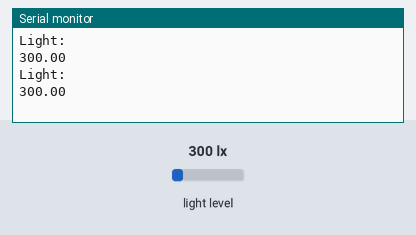
Bench run of a program on a simulated ESP8266 (NodeMCU). On the bench: the last lines printed to the serial monitor. The test bench sets the inputs (shaded band); at power-on: light level 300 lx.

Above: at 4.8 s.
4.9 s: light level set to 40 lx
At 7.0 s:
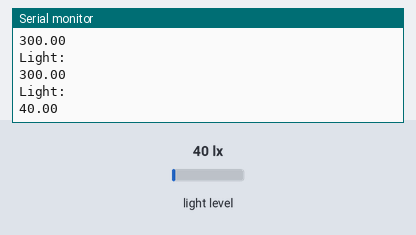
7.9 s: light level set to 500 lx
At 8.6 s:
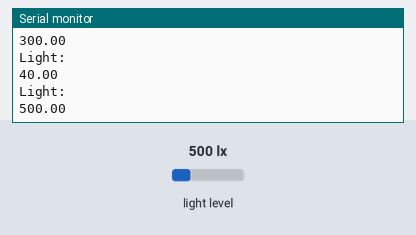
Timing chart, 0 to 10.9 s (numbered marks = the images above; inputs shaded):
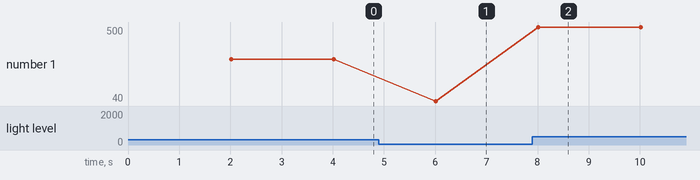

Measured:
- after the input at 4.9 s, the serial monitor: prints a new line after 1.1 s (image 1)
- after the input at 7.9 s, the serial monitor: prints a new line after 0.12 s (image 2)
- plotted number 1: 300 → 40 after the input at 4.9 s, 40 → 500 after the input at 7.9 s

The program:

main.cpp
```cpp
// (licence header left out)
#include <Arduino.h>
#include "greenWall.hpp"

TSL2561 lightSensor;

unsigned long previousMillis = 0;
const long interval = 2000;

void setup() {
    Serial.begin(115200);
    otaSetup();
    lightSensor.setup();
}

void loop() {

    otaLoop();

    unsigned long currentMillis = millis();
    if (currentMillis - previousMillis >= interval) {
        previousMillis = currentMillis;
        Serial.println("Light:");
        Serial.println(lightSensor.getMeasurement());
    }

}
```

TSL2561.hpp
```cpp
// (licence header left out)
// Note: This sensor uses I2C


// This driver uses the Adafruit unified sensor library (Adafruit_Sensor),
// which provides a common 'type' for sensor data and some helper functions.
//
// To use this driver you will also need to download the Adafruit_Sensor
// library and include it in your libraries folder.
//
// You should also assign a unique ID to this sensor for use with
// the Adafruit Sensor API so that you can identify this particular
// sensor in any data logs, etc.  To assign a unique ID, simply
// provide an appropriate value in the constructor below (12345
// is used by default in this example).
//
// Connections
// ===========
// Connect SCL to I2C SCL Clock
// Connect SDA to I2C SDA Data
// Connect VCC/VDD to 3.3V or 5V (depends on sensor's logic level, check the datasheet)
// Connect GROUND to common ground
//
// I2C Address
// ===========
// The address will be different depending on whether you leave
// the ADDR pin floating (addr 0x39), or tie it to ground or vcc.
// The default addess is 0x39, which assumes the ADDR pin is floating
// (not connected to anything).  If you set the ADDR pin high
// or low, use TSL2561_ADDR_HIGH (0x49) or TSL2561_ADDR_LOW
// (0x29) respectively.
//
// History
// =======
// 2013/JAN/31  - First version (KTOWN)

#include "baseSensor.hpp"

class TSL2561 : virtual Sensor{
  public:
    Adafruit_TSL2561_Unified tsl = Adafruit_TSL2561_Unified(TSL2561_ADDR_FLOAT, 12345);
    sensor_t sensor;

    TSL2561();

    void setup();
    float getMeasurement();

    //     /* If event.light = 0 lux the sensor is probably saturated
    //        and no reliable data could be generated! */
};
```

baseSensor.hpp
```cpp
// (licence header left out)
#include <WString.h>

#ifndef BASE_SENSOR_HPP
#define BASE_SENSOR_HPP

class Sensor{
  protected:
    unsigned int address;
    int gain; //set to 1 in the constructor

  public:
    String name;
    int id;
    int version;
    float maximumValue;
    float minimumValue;
    float resolution;
    int delay;
    String unit;

    Sensor(String initName, int initId, int initVersion, float initMaximumValue, float initMinimumValue, float initResolution, int initDelay, String initUnit) :
            name(initName),
            version(initId),
            id(initVersion),
            maximumValue(initMaximumValue),
            minimumValue(initMinimumValue),
            resolution(initResolution),
            delay(initDelay),
            unit(initUnit){};
    ~Sensor() {};

    //virtual float getMeasurement(int option=0) const = 0;
    //virtual void getEvent(int value) const = 0;
    //virtual void setGain(int gain) = 0;

};

#endif
```

greenWall.hpp
```cpp
// (licence header left out)
#ifndef GREEN_WALL_HPP
#define GREEN_WALL_HPP

#include "ota.hpp"

// TSL2561 light sensor
#include <Wire.h>
#include <Adafruit_Sensor.h>
#include <Adafruit_TSL2561_U.h>

#include "baseSensor.hpp"
#include "TSL2561.hpp"

#endif
```

ota.hpp
```cpp
// (licence header left out)
#ifndef OTA_HPP
#define OTA_HPP

void _setupWifi();
void otaSetup();
void otaLoop();

#endif
```

TSL2561.cpp
```cpp
// (licence header left out)
#include <Wire.h>
#include <Adafruit_Sensor.h>
#include <Adafruit_TSL2561_U.h>

#include "baseSensor.hpp"
#include "TSL2561.hpp"

TSL2561 :: TSL2561() : Sensor("light_sensor", sensor.version, 1, sensor.max_value, sensor.min_value, sensor.resolution, sensor.min_delay, "lux"){

};

void TSL2561 :: setup() {

    /* You can also manually set the gain or enable auto-gain support */
    // tsl.setGain(TSL2561_GAIN_1X);      /* No gain ... use in bright light to avoid sensor saturation */
    // tsl.setGain(TSL2561_GAIN_16X);     /* 16x gain ... use in low light to boost sensitivity */
    tsl.enableAutoRange(true);            /* Auto-gain ... switches automatically between 1x and 16x */

    /* Changing the integration time gives you better sensor resolution (402ms = 16-bit data) */
    tsl.setIntegrationTime(TSL2561_INTEGRATIONTIME_13MS);      /* fast but low resolution */
    // tsl.setIntegrationTime(TSL2561_INTEGRATIONTIME_101MS);  /* medium resolution and speed   */
    // tsl.setIntegrationTime(TSL2561_INTEGRATIONTIME_402MS);  /* 16-bit data but slowest conversions */

    tsl.begin();
};

float TSL2561 :: getMeasurement() {
    sensors_event_t event;
    //tsl.setGain(TSL2561_GAIN_1X);
    tsl.getEvent(&event);
    return event.light;
};
```

ota.cpp
```cpp
// (licence header left out)
#ifndef OTA_HPP
#define OTA_HPP

#include <ESP8266WiFi.h>
#include <ESP8266mDNS.h>
#include <ESP8266HTTPClient.h>
#include <WiFiUdp.h>
#include <ArduinoOTA.h>

// Update these with values suitable for your network.

// cnk vars begin:
unsigned long currentTime;
const char* ssid = "2.4g";
const char* password = "dauyndauyn";
// cnk vars end;

// blink vars begin:
const int ESP_BUILTIN_LED = 2; // 2- blue, 0 - red
unsigned long thisLoop = millis();
unsigned long interval = 2000;
bool ledState = HIGH;
bool blinking = true;
// blink vars end;

// http request vars begin:
String masterHostName = "vaponicWall";
// http request vars end;

void _setupWifi()
{
  delay(10);
  // wifi network cnk begin:
  Serial.println();
  Serial.print("Connecting to ");
  Serial.println(ssid);
  WiFi.begin(ssid, password);
  while (WiFi.status() != WL_CONNECTED) {
    delay(200);
    Serial.print(".");
  }

  randomSeed(micros());

  Serial.println("");
  Serial.println("WiFi connected");
  Serial.println("IP address: ");
  Serial.println(WiFi.localIP());
  // wifi network cnk end;
}

void otaSetup() {
  ////////////////////////////////////////////////////////
  //////////////// WIFI - OTA SETUP BEGIN ////////////////
  ////////////////////////////////////////////////////////
  Serial.println("Booting");

  _setupWifi(); // wifi cnk procedure;

  pinMode(ESP_BUILTIN_LED, OUTPUT);

  // ota setup begin:

  // Port defaults to 8266
  // ArduinoOTA.setPort(8266);

  // Hostname defaults to esp8266-[ChipID]
  ArduinoOTA.setHostname("esp8266_blink");

  // No authentication by default
  // ArduinoOTA.setPassword((const char *)"123");


  ArduinoOTA.onStart([]() {
    Serial.println("Start");
  });
  ArduinoOTA.onEnd([]() {
    Serial.println("\nEnd");
  });
  ArduinoOTA.onProgress([](unsigned int progress, unsigned int total) {
    Serial.printf("Progress: %u%%\r", (progress / (total / 100)));
  });
  ArduinoOTA.onError([](ota_error_t error) {
    Serial.printf("Error[%u]: ", error);
    if (error == OTA_AUTH_ERROR) Serial.println("Auth Failed");
    else if (error == OTA_BEGIN_ERROR) Serial.println("Begin Failed");
    else if (error == OTA_CONNECT_ERROR) Serial.println("Connect Failed");
    else if (error == OTA_RECEIVE_ERROR) Serial.println("Receive Failed");
    else if (error == OTA_END_ERROR) Serial.println("End Failed");
  });
  ArduinoOTA.begin();

  // ota setup end;

  ///////////////////////////////////////////////////////
  ////////////// WIFI - OTA SETUP COMPLETE //////////////
  ///////////////////////////////////////////////////////

}

void otaLoop() {

  ArduinoOTA.handle();

  currentTime = millis();

  // blink blurb begin:
  if (blinking == true and (currentTime - thisLoop >= interval)) {
    thisLoop = currentTime;
    if (ledState == LOW) {
      ledState = HIGH;
    } else ledState = LOW;
    digitalWrite(ESP_BUILTIN_LED, ledState);
  }
  // blink blurb end;


  // html request begin:
  if (currentTime - thisLoop >= interval) {
    thisLoop = currentTime;

    HTTPClient http;  //Declare an object of class HTTPClient

    http.begin("http://" + masterHostName + ".local");  //Specify request destination
    int httpCode = http.GET();                                                                  //Send the request

    if (httpCode > 0) { //Check the returning code

      String payload = http.getString();   //Get the request response payload
      Serial.println(payload);                     //Print the response payload

    }

    http.end();   //Close connection

  }
  // html request end;

}

#endif
```
